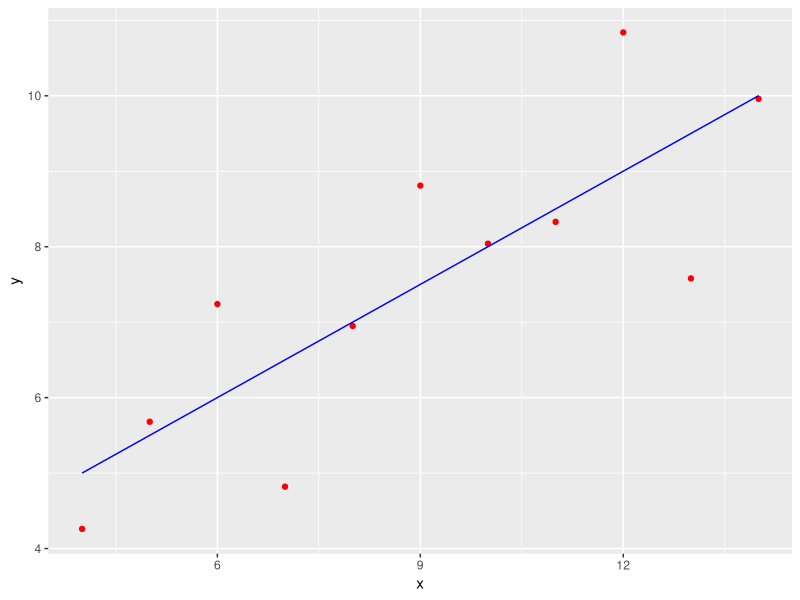
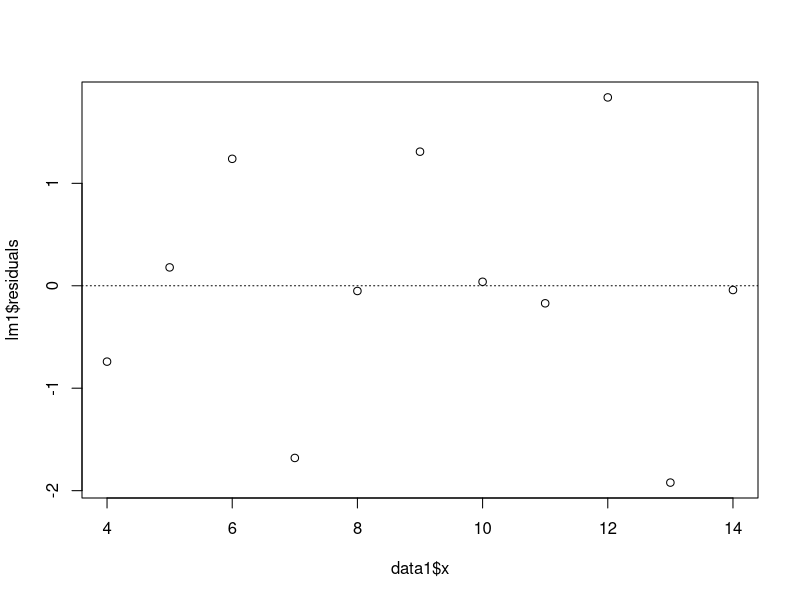
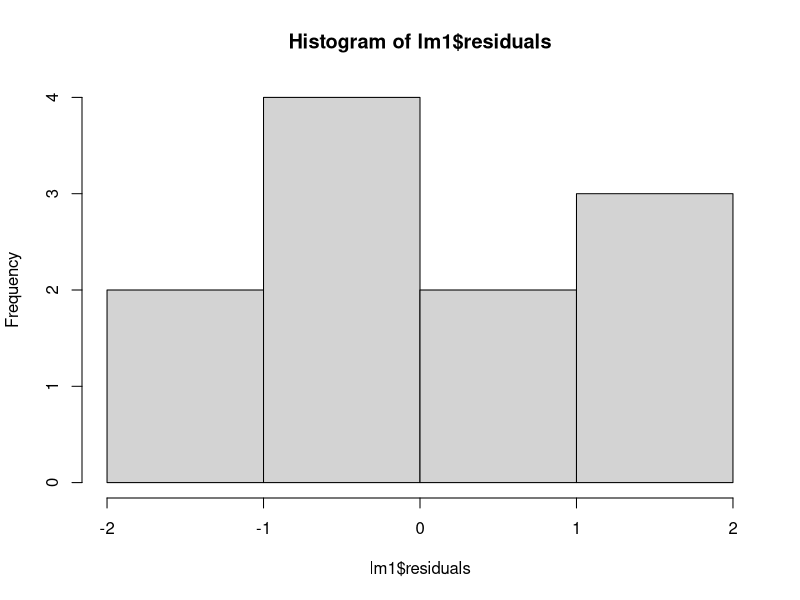
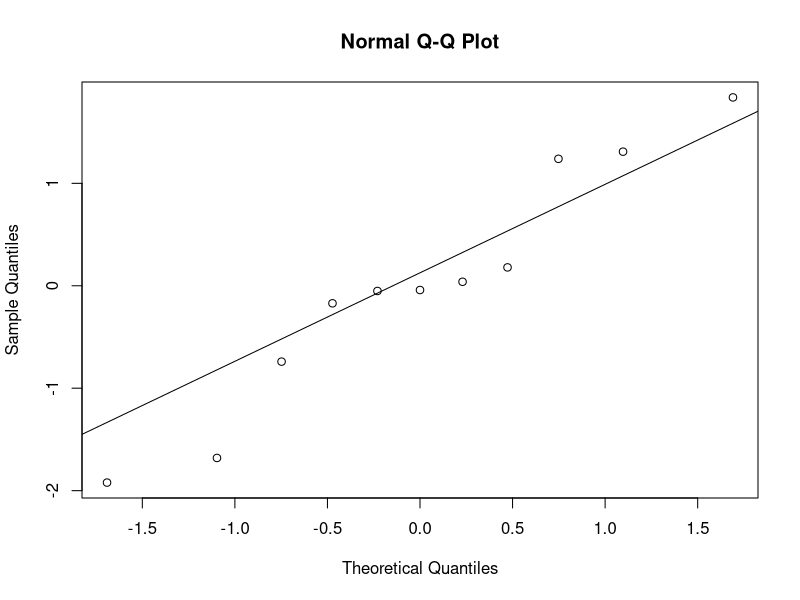
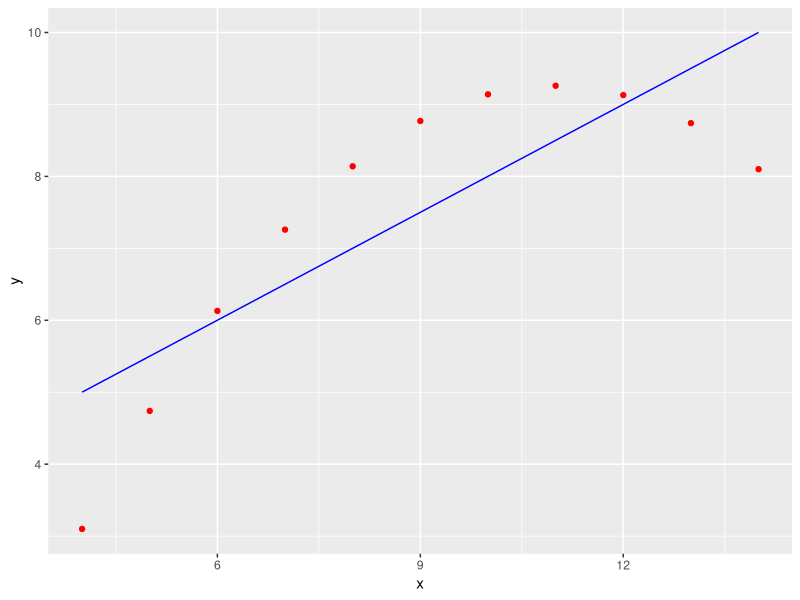
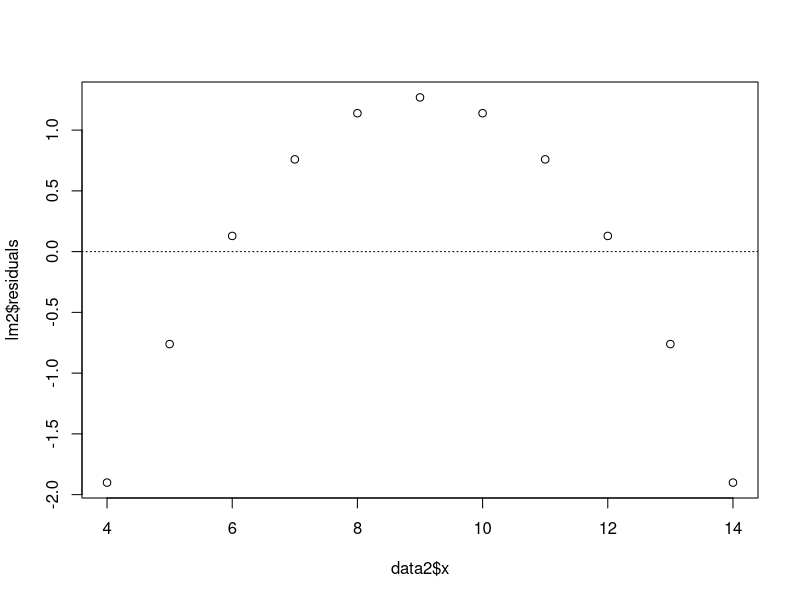
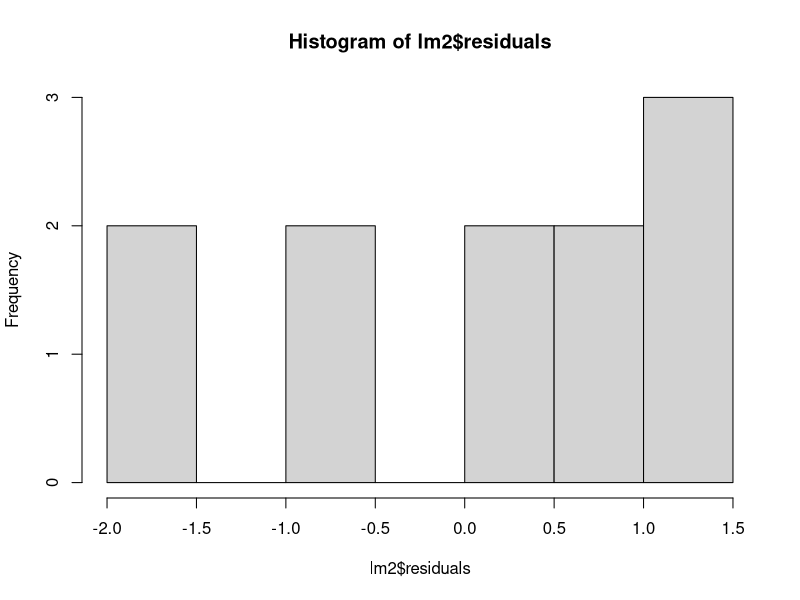
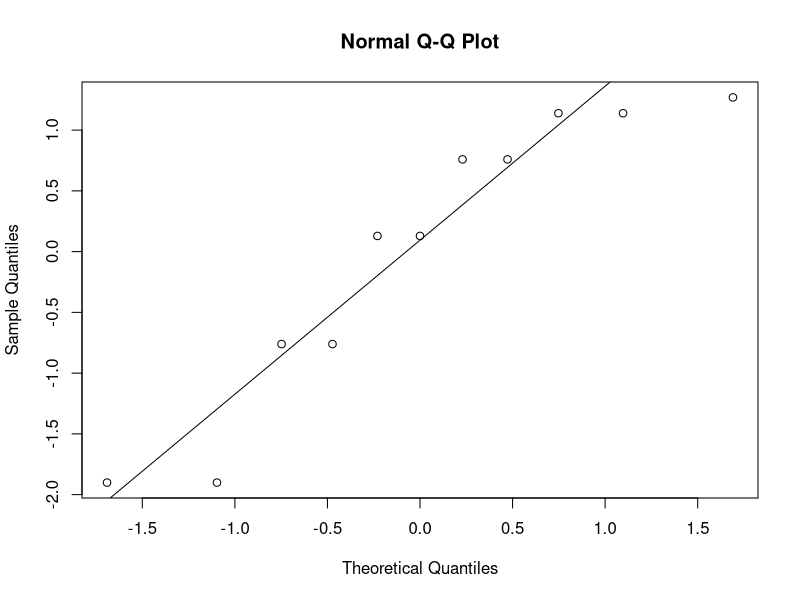

The R source for these figures, in order:
## ---- chunk 1
options(digits = 2)
## ---- chunk 2
SE_7b <- 3.22 / sqrt(30)
SE_7b
## ---- chunk 3
options(digits=2)
data1 <- data.frame(x=c(10,8,13,9,11,14,6,4,12,7,5),
					y=c(8.04,6.95,7.58,8.81,8.33,9.96,7.24,4.26,10.84,4.82,5.68))
data2 <- data.frame(x=c(10,8,13,9,11,14,6,4,12,7,5),
					y=c(9.14,8.14,8.74,8.77,9.26,8.1,6.13,3.1,9.13,7.26,4.74))
data3 <- data.frame(x=c(10,8,13,9,11,14,6,4,12,7,5),
					y=c(7.46,6.77,12.74,7.11,7.81,8.84,6.08,5.39,8.15,6.42,5.73))
data4 <- data.frame(x=c(8,8,8,8,8,8,8,19,8,8,8),
					y=c(6.58,5.76,7.71,8.84,8.47,7.04,5.25,12.5,5.56,7.91,6.89))
## ---- chunk 4
data1.x.mean <- mean(data1$x)
data1.x.mean
data1.y.mean <- mean(data1$y)
data1.y.mean
data2.x.mean <- mean(data2$x)
data2.x.mean
data2.y.mean <- mean(data2$y)
data2.y.mean
data3.x.mean <- mean(data3$x)
data3.x.mean
data3.y.mean <- mean(data3$y)
data3.y.mean
data4.x.mean <- mean(data4$x)
data4.x.mean
data4.y.mean <- mean(data4$y)
data4.y.mean
## ---- chunk 5
data1.x.median <- median(data1$x)
data1.x.median
data1.y.median <- median(data1$y)
data1.y.median
data2.x.median <- median(data2$x)
data2.x.median
data2.y.median <- median(data2$y)
data2.y.median
data3.x.median <- median(data3$x)
data3.x.median
data3.y.median <- median(data3$y)
data3.y.median
data4.x.median <- median(data4$x)
data4.x.median
data4.y.median <- median(data4$y)
data4.y.median
## ---- chunk 6
data1.x.sd <- sd(data1$x)
data1.x.sd
data1.y.sd <- sd(data1$y)
data1.y.sd
data2.x.sd <- sd(data2$x)
data2.x.sd
data2.y.sd <- sd(data2$y)
data2.y.sd
data3.x.sd <- sd(data3$x)
data3.x.sd
data3.y.sd <- sd(data3$y)
data3.y.sd
data4.x.sd <- sd(data4$x)
data4.x.sd
data4.y.sd <- sd(data4$y)
data4.y.sd
## ---- chunk 7
data1.correlation <- cor(data1$x, data1$y)
data1.correlation
data2.correlation <- cor(data2$x, data2$y)
data2.correlation
data3.correlation <- cor(data3$x, data3$y)
data3.correlation
data4.correlation <- cor(data4$x, data4$y)
data4.correlation
## ---- chunk 8
lm1 <- lm(y ~ x, data = data1)
summary(lm1)
lm2 <- lm(y ~ x, data = data2)
summary(lm2)
lm3 <- lm(y ~ x, data = data3)
summary(lm3)
lm4 <- lm(y ~ x, data = data4)
summary(lm4)

data1.slope <- summary(lm1)$coefficients[2,1]
data1.slope
data2.slope <- summary(lm2)$coefficients[2,1]
data2.slope
data3.slope <- summary(lm3)$coefficients[2,1]
data3.slope
data4.slope <- summary(lm4)$coefficients[2,1]
data4.slope

data1.intercept <- summary(lm1)$coefficients[1,1]
data1.intercept
data2.intercept <- summary(lm2)$coefficients[1,1]
data2.intercept
data3.intercept <- summary(lm3)$coefficients[1,1]
data3.intercept
data4.intercept <- summary(lm4)$coefficients[1,1]
data4.intercept
## ---- chunk 9
data1.rsquared <- summary(lm1)$r.squared
data1.rsquared
data2.rsquared <- summary(lm2)$r.squared
data2.rsquared
data3.rsquared <- summary(lm3)$r.squared
data3.rsquared
data4.rsquared <- summary(lm4)$r.squared
data4.rsquared
## ---- chunk 10
##### DO NOT MODIFY THIS R BLOCK! ######
# This R block will create a table to display all the calculations above in one table.
library(knitr)
library(kableExtra)
results <- data.frame(
	data1.x = c(data1.x.mean, data1.x.median, data1.x.sd, data1.correlation, data1.intercept, data1.slope, data1.rsquared),
	data1.y = c(data1.y.mean, data1.y.median, data1.y.sd, NA, NA, NA, NA),
	data2.x = c(data2.x.mean, data2.x.median, data2.x.sd, data2.correlation, data2.intercept, data2.slope, data2.rsquared),
	data2.y = c(data2.y.mean, data2.y.median, data2.y.sd, NA, NA, NA, NA),
	data3.x = c(data3.x.mean, data3.x.median, data3.x.sd, data3.correlation, data3.intercept, data3.slope, data3.rsquared),
	data3.y = c(data3.y.mean, data3.y.median, data3.y.sd, NA, NA, NA, NA),
	data4.x = c(data4.x.mean, data4.x.median, data4.x.sd, data4.correlation, data4.intercept, data4.slope, data4.rsquared),
	data4.y = c(data4.y.mean, data4.y.median, data4.y.sd, NA, NA, NA, NA),
	stringsAsFactors = FALSE
)
row.names(results) <- c('Mean', 'Median', 'SD', 'r', 'Intercept', 'Slope', 'R-Squared')
names(results) <- c('x','y','x','y','x','y','x','y')
options(knitr.kable.NA = '')
kable(results, digits = 2, 
	  align = 'r',
	  row.names = TRUE, 
	  format.args=list(nsmall = 2)) %>%
	column_spec(2:9, width = ".35in") %>%
	add_header_above(c(" " = 1, "Data 1" = 2, "Data 2" = 2, "Data 3" = 2, "Data 4" = 2))
## ---- chunk 11
library(ggplot2)

### Let us start with data1. The model name is lm1.
## Plotting the scatter plot and the linear model on the same plot
ggplot(data1, aes(x=x, y=y)) +
  geom_point(color = "red") +
  geom_line(aes(x=x, y=predict(lm1, newdata = data1)), color = "blue")

## Building the residual plot
plot(lm1$residuals ~ data1$x)
abline(h = 0, lty = 3)

## Histogram of residuals
hist(lm1$residuals)

## Normal probability plot of residuals
qqnorm(lm1$residuals)
qqline(lm1$residuals)

## ---- chunk 12
### Let us start with data1. The model name is lm1.
## Plotting the scatter plot and the linear model on the same plot
ggplot(data2, aes(x=x, y=y)) +
  geom_point(color = "red") +
  geom_line(aes(x=x, y=predict(lm2, newdata = data2)), color = "blue")

## Building the residual plot
plot(lm2$residuals ~ data2$x)
abline(h = 0, lty = 3)

## Histogram of residuals
hist(lm2$residuals)

## Normal probability plot of residuals
qqnorm(lm2$residuals)
qqline(lm2$residuals)

## ---- chunk 13
### Let us start with data1. The model name is lm1.
## Plotting the scatter plot and the linear model on the same plot
ggplot(data3, aes(x=x, y=y)) +
  geom_point(color = "red") +
  geom_line(aes(x=x, y=predict(lm3, newdata = data3)), color = "blue")

## Building the residual plot
plot(lm3$residuals ~ data3$x)
abline(h = 0, lty = 3)

## Histogram of residuals
hist(lm3$residuals)

## Normal probability plot of residuals
qqnorm(lm3$residuals)
qqline(lm3$residuals)

## ---- chunk 14
### Let us start with data1. The model name is lm1.
## Plotting the scatter plot and the linear model on the same plot
ggplot(data4, aes(x=x, y=y)) +
  geom_point(color = "red") +
  geom_line(aes(x=x, y=predict(lm4, newdata = data4)), color = "blue")

## Building the residual plot
plot(lm4$residuals ~ data4$x)
abline(h = 0, lty = 3)

## Histogram of residuals
hist(lm4$residuals)

## Normal probability plot of residuals
qqnorm(lm4$residuals)
qqline(lm4$residuals)
